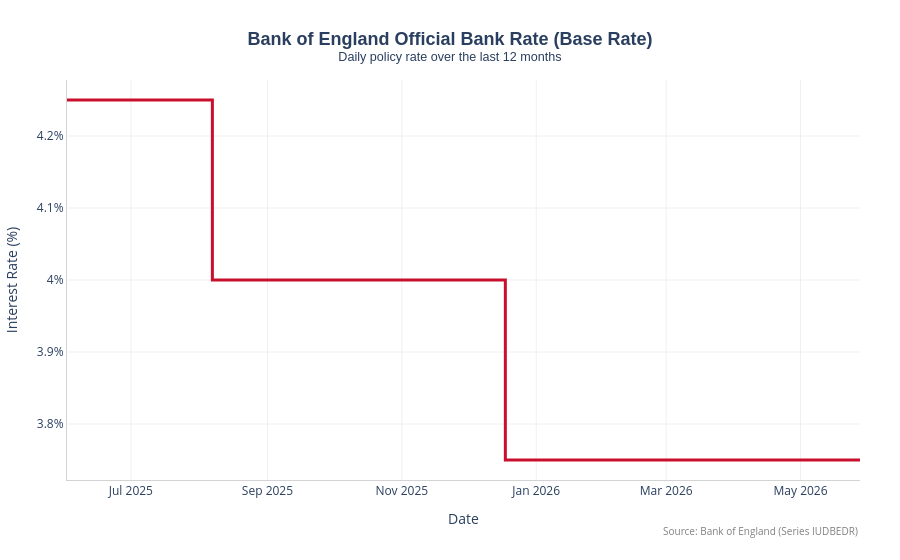

Notebook cell for this chart:
### Markdown cell above
## Chart 1: Bank of England Official Base Rate

The Bank of England Base Rate (officially the Bank Rate) is the interest rate the BoE pays on commercial bank reserves. It is the primary tool of monetary policy in the UK. Because policy rates are set during discrete Monetary Policy Committee (MPC) meetings, they change in discrete steps.

### Code cell
df_base = data_frames.get("Base Rate")

fig_base = go.Figure()
fig_base.add_trace(go.Scatter(
    x=df_base["Date"],
    y=df_base["Base Rate"],
    mode="lines",
    line=dict(color=series_config["Base Rate"]["color"], width=3, shape="hv"),  # Step-like shape for policy changes
    name="Base Rate",
    hovertemplate="<b>%{x|%d %b %Y}</b><br>Base Rate: <b>%{y:.2f}%</b><extra></extra>"
))

fig_base.update_layout(
    title=dict(
        text="<b>Bank of England Official Bank Rate (Base Rate)</b><br><sup>Daily policy rate over the last 12 months</sup>",
        font=dict(size=18, family="Arial"),
        x=0.5,
        y=0.92
    ),
    xaxis=dict(
        title="Date",
        showgrid=True,
        gridcolor="#F0F0F0",
        linecolor="#D3D3D3",
        tickformat="%b %Y"
    ),
    yaxis=dict(
        title="Interest Rate (%)",
        showgrid=True,
        gridcolor="#F0F0F0",
        linecolor="#D3D3D3",
        ticksuffix="%",
        zeroline=False
    ),
    plot_bgcolor="white",
    paper_bgcolor="white",
    hovermode="x unified",
    margin=dict(t=80, b=80, l=60, r=40),
    annotations=[dict(
        text='Source: <a href="https://www.bankofengland.co.uk/monetary-policy/the-bank-rate">Bank of England (Series IUDBEDR)</a>',
        showarrow=False, xref="paper", yref="paper",
        x=1, y=-0.15, xanchor="right", font=dict(size=10, color="grey")
    )]
)

fig_base.show()

### Figure 1 — Plotly figure (JSON) as saved in the notebook; plotly's stock layout.template omitted (floating-point values rounded to 4 significant figures; data arrays with more than 128 entries replaced by an {"elided": "..."} marker saying what was removed)
{"data": [{"hovertemplate": "<b>%{x|%d %b %Y}</b><br>Base Rate: <b>%{y:.2f}%</b><extra></extra>", "line": {"color": "#C8102E", "shape": "hv", "width": 3}, "mode": "lines", "name": "Base Rate", "type": "scatter", "x": {"elided": "251 str values"}, "y": {"elided": "251 float values"}}], "layout": {"annotations": [{"font": {"color": "grey", "size": 10}, "showarrow": false, "text": "Source: <a href=\"https://www.bankofengland.co.uk/monetary-policy/the-bank-rate\">Bank of England (Series IUDBEDR)</a>", "x": 1, "xanchor": "right", "xref": "paper", "y": -0.15, "yref": "paper"}], "hovermode": "x unified", "margin": {"b": 80, "l": 60, "r": 40, "t": 80}, "paper_bgcolor": "white", "plot_bgcolor": "white", "title": {"font": {"family": "Arial", "size": 18}, "text": "<b>Bank of England Official Bank Rate (Base Rate)</b><br><sup>Daily policy rate over the last 12 months</sup>", "x": 0.5, "y": 0.92}, "xaxis": {"gridcolor": "#F0F0F0", "linecolor": "#D3D3D3", "showgrid": true, "tickformat": "%b %Y", "title": {"text": "Date"}}, "yaxis": {"gridcolor": "#F0F0F0", "linecolor": "#D3D3D3", "showgrid": true, "ticksuffix": "%", "title": {"text": "Interest Rate (%)"}, "zeroline": false}}}
